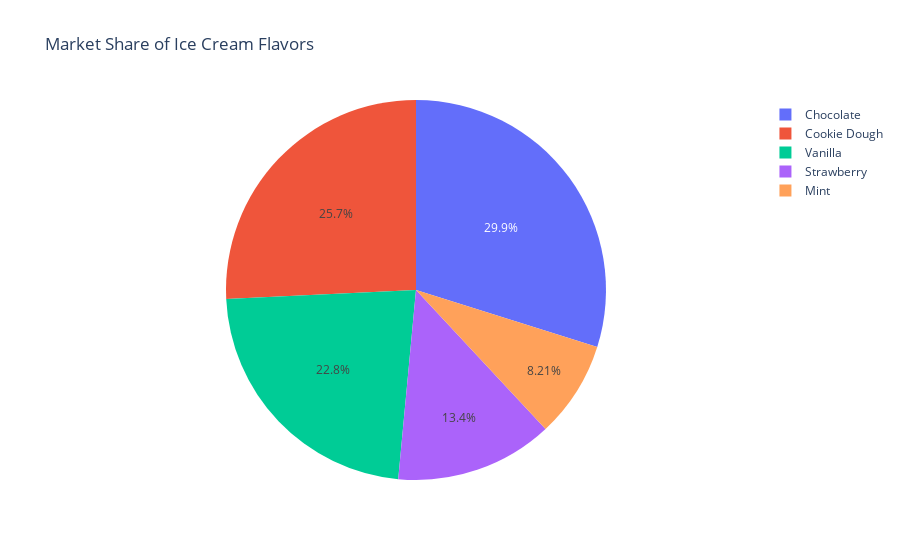

Source (notebook cell):
### Code cell
import matplotlib.pyplot as plt
import numpy as np
import pandas as pd
import seaborn as sns
import plotly.express as px

# First Question
# Ice cream shop sales
flavors = ['Vanilla', 'Chocolate', 'Strawberry', 'Mint', 'Cookie Dough']
days = ['Monday', 'Tuesday', 'Wednesday', 'Thursday', 'Friday']
sales = {
    'Vanilla': [50, 45, 60, 70, 80],
    'Chocolate': [70, 80, 65, 90, 95],
    'Strawberry': [30, 25, 35, 40, 50],
    'Mint': [20, 15, 25, 20, 30],
    'Cookie Dough': [60, 55, 70, 75, 85]
}

# Colors for each flavor
colors = ['#f4a261', '#2a9d8f', '#e76f51', '#264653', '#8ab17d']  # Replace these with preferred color codes

# Prepare data for plotting
daily_totals = np.array([sales[flavor] for flavor in flavors])
totals_by_day = daily_totals.sum(axis=0)
totals_by_flavor = daily_totals.sum(axis=1)

# Plotting a stacked bar chart
fig, ax = plt.subplots(figsize=(10, 6))
bottom = np.zeros(len(days)) 

# Plot each flavor on the stacked bar chart with the custom colors
for idx, (flavor, counts) in enumerate(zip(flavors, daily_totals)):
    ax.bar(days, counts, label=flavor, bottom=bottom, color=colors[idx])
    bottom += counts  

# Label and title
ax.set_title("Ice Cream Sales by Flavor Throughout the Week")
ax.set_xlabel("Day")
ax.set_ylabel("Number of Sales")
ax.legend(title="Flavor")
plt.show()



# Second Question
# Data for ice cream sales
data = {
    'Flavor': ['Vanilla', 'Chocolate', 'Strawberry', 'Mint', 'Cookie Dough'],
    'Monday': [50, 70, 30, 20, 60],
    'Tuesday': [45, 80, 25, 15, 55],
    'Wednesday': [60, 65, 35, 25, 70],
    'Thursday': [70, 90, 40, 20, 75],
    'Friday': [80, 95, 50, 30, 85]
}

# Create a DataFrame
df = pd.DataFrame(data)

# Set the flavor as the index
df.set_index('Flavor', inplace=True)
plt.figure(figsize=(10, 6))
sns.heatmap(df, annot=True, cmap='coolwarm', linewidths=0.5, fmt='d')

# Customize the plot
plt.title('Ice Cream Sales Heatmap by Flavor and Day')
plt.xlabel('Day of the Week')
plt.ylabel('Flavor')
plt.show()

# Calculate the variance of sales for each flavor to determine consistency
sales_variance = df.var(axis=1)
most_consistent_flavor = sales_variance.idxmin()  # Flavor with the least variance
print(f'The most consistent flavor throughout the week is: {most_consistent_flavor}')

# Check for spikes in sales
sales_spikes = df.max(axis=1) - df.min(axis=1)  # Calculate the difference between max and min sales
flavor_with_spike = sales_spikes.idxmax()  # Flavor with the largest spike
print(f'The flavor with sales that spiked on certain days is: {flavor_with_spike}')



# Third Question
total_sales = df.sum(axis=1).reset_index()
total_sales.columns = ['Flavor', 'Total Sales']

# Create pie chart
fig = px.pie(total_sales, values='Total Sales', names='Flavor', title='Market Share of Ice Cream Flavors')
fig.show()

# Analyzing market share
largest_flavor = total_sales.loc[total_sales['Total Sales'].idxmax(), 'Flavor']
over_50_percent_flavors = total_sales[total_sales['Total Sales'] > (total_sales['Total Sales'].sum() * 0.5)]

print(f"Flavor with the largest market share: {largest_flavor}")
print("Flavors that combined make up over 50% of total sales:")
print(over_50_percent_flavors)



# Fourth Question
plt.figure(figsize=(10, 6))
for flavor in df.index:
    plt.plot(df.columns, df.loc[flavor], marker='o', label=flavor)
plt.title('Sales Trend of Ice Cream Flavors Throughout the Week')
plt.xlabel('Day')
plt.ylabel('Sales')
plt.xticks(rotation=45)
plt.legend(title='Flavor')
plt.tight_layout()
plt.show()

# Analyzing growth and trends
growth = df.loc[:, 'Friday'] - df.loc[:, 'Monday']
most_growth_flavor = growth.idxmax()
decreasing_trends = df[df.iloc[:, -1] < df.iloc[:, 0]].index.tolist()

print(f"Flavor showing most growth from Monday to Friday: {most_growth_flavor}")
print(f"Flavors with decreasing trend: {decreasing_trends}")

### Figure 1 — Plotly figure (JSON) as saved in the notebook; plotly's stock layout.template omitted (floating-point values rounded to 4 significant figures)
{"data": [{"domain": {"x": [0, 1], "y": [0, 1]}, "hovertemplate": "Flavor=%{label}<br>Total Sales=%{value}<extra></extra>", "labels": ["Vanilla", "Chocolate", "Strawberry", "Mint", "Cookie Dough"], "legendgroup": "", "name": "", "showlegend": true, "type": "pie", "values": [305, 400, 180, 110, 345]}], "layout": {"legend": {"tracegroupgap": 0}, "title": {"text": "Market Share of Ice Cream Flavors"}}}
